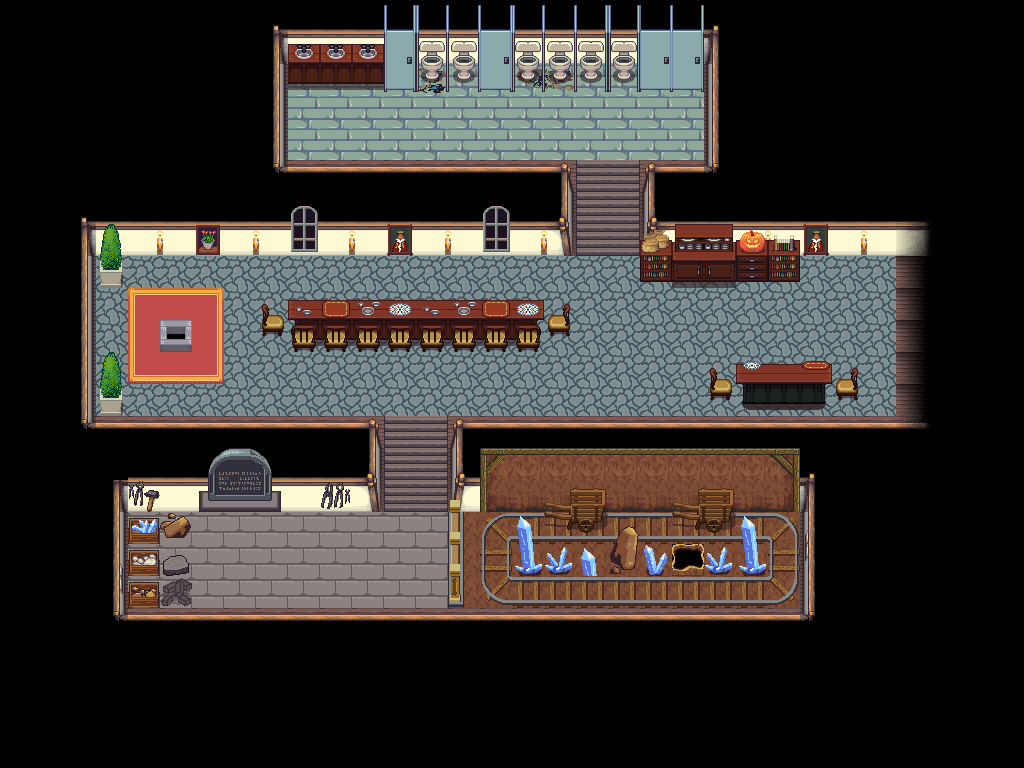

Tiled map render using the project's own tile images. Description and the map definition, with tile-layer contents summarised, below:
An orthogonal 32x24 tile map with 32x32 px tiles, 4 tile layers (suelo, objetos, extras, extras 2), 8 tilesets.

<map version="1.2" tiledversion="1.2.3" orientation="orthogonal" renderorder="right-down" width="32" height="24" tilewidth="32" tileheight="32" infinite="0" nextlayerid="5" nextobjectid="1">
 <tileset firstgid="1" source="../resources_tsx/casa_madera.tsx" />
 <tileset firstgid="118" source="../resources_tsx/city_inside.tsx" />
 <tileset firstgid="502" source="../resources_tsx/build_atlas.tsx" />
 <tileset firstgid="1526" source="../resources_tsx/cavern_ruins.tsx" />
 <tileset firstgid="1910" source="../resources_tsx/city_outside.tsx" />
 <tileset firstgid="2342" source="../resources_tsx/house_inside.tsx" />
 <tileset firstgid="2566" source="../resources_tsx/house_interior.tsx" />
 <tileset firstgid="2822" source="../resources_tsx/obj_misk_atlas.tsx" />
 <layer id="1" name="suelo" width="32" height="24">
  <data>[768 cells, 768 non-empty, 41 distinct tile ids]</data>
 </layer>
 <layer id="2" name="objetos" width="32" height="24">
  <data>[768 cells, 180 non-empty, 70 distinct tile ids]</data>
 </layer>
 <layer id="3" name="extras" width="32" height="24">
  <data>[768 cells, 152 non-empty, 55 distinct tile ids]</data>
 </layer>
 <layer id="4" name="extras 2" width="32" height="24">
  <data>[768 cells, 9 non-empty, 5 distinct tile ids]</data>
 </layer>
</map>
